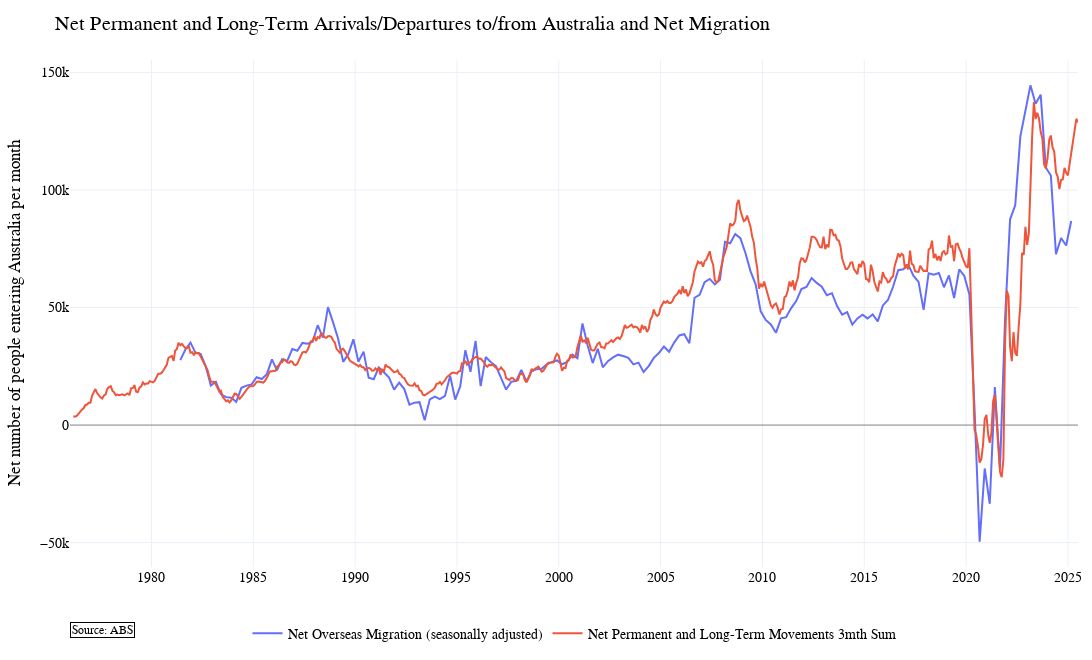

Notebook code for this chart:
### Code cell
fic = watchlist.plot_watchlist([], [], 
                               other_series={'left': [net_mig, q_sum_moves]},# "left":[net_moves_6mAv]}, 
                               template="plotly_white", plot_title="Net Permanent and Long-Term Arrivals/Departures to/from Australia and Net Migration",
                               source_str="ABS", align_zeros=True, left_axis_title="Net number of people entering Australia per month")
#fic.update_layout(yaxis=dict(range=[-17400, 50000]))
fic.show()

### Figure 1 — Plotly figure (JSON) as saved in the notebook; plotly's stock layout.template omitted (floating-point values rounded to 4 significant figures; data arrays with more than 128 entries replaced by an {"elided": "..."} marker saying what was removed)
{"data": [{"mode": "lines", "name": "Net Overseas Migration (seasonally adjusted)", "type": "scatter", "x": {"elided": "176 str values"}, "y": {"elided": "176 float values"}}, {"mode": "lines", "name": "Net Permanent and Long-Term Movements 3mth Sum", "type": "scatter", "x": {"elided": "595 str values"}, "y": {"elided": "595 float values"}}], "layout": {"annotations": [{"align": "left", "bgcolor": "white", "bordercolor": "black", "borderwidth": 1, "font": {"color": "black", "size": 12}, "showarrow": false, "text": "Source: ABS", "x": 0, "xref": "paper", "y": -0.14, "yref": "paper"}], "font": {"color": "black", "family": "Arial, sans-serif", "size": 14}, "height": 660, "hovermode": "x unified", "legend": {"bgcolor": "rgba(255,255,255,0)", "bordercolor": "rgba(255,255,255,0)", "orientation": "h", "x": 0.5, "xanchor": "center", "y": -0.1, "yanchor": "top"}, "margin": {"b": 40, "l": 70, "r": 10, "t": 60}, "title": {"text": "Net Permanent and Long-Term Arrivals/Departures to/from Australia and Net Migration"}, "width": 1320, "yaxis": {"title": {"text": "Net number of people entering Australia per month"}, "type": "linear", "zeroline": true, "zerolinecolor": "gray", "zerolinewidth": 1}, "yaxis2": {"zeroline": true, "zerolinecolor": "gray", "zerolinewidth": 1}}}
